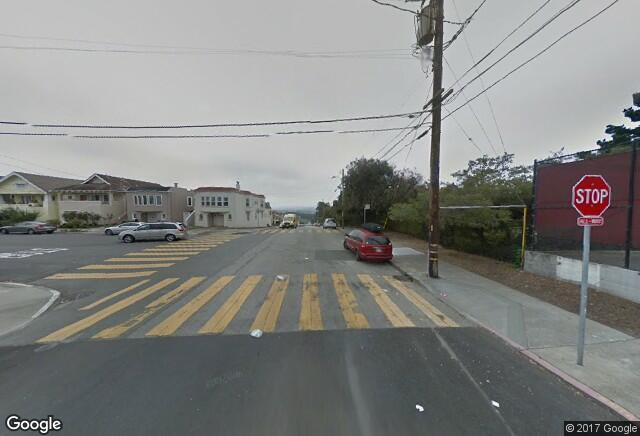
#> input picture Mini_Inception/heat1/Picture.jpg, 640 x 436 px
$ python 'Image Process.py'
#> lines starting #> are read from the running program, lines starting #| are printed output that depends on the picture
from PIL import Image
import numpy as np
from itertools import chain

def flatten(listOfLists):
    "Flatten one level of nesting"
    return list(chain.from_iterable(listOfLists))

X = range(0,601,20)
i = 0

lists = [[(num,y) for num in X] for y in range(0,401,20)]

lol = flatten(lists)
i = 0
for el in lol:
    img = Image.open('Picture.jpg', 'r')
#> img is the input picture: PIL image 640x436 RGB; mean R, G, B 131.6, 132.5, 130.3
    background = Image.new('RGBA', (80, 80), (150, 150, 150, 255))
    bg_w, bg_h = background.size
#> bg_w = 80; bg_h = 80
    img.paste(background, el)
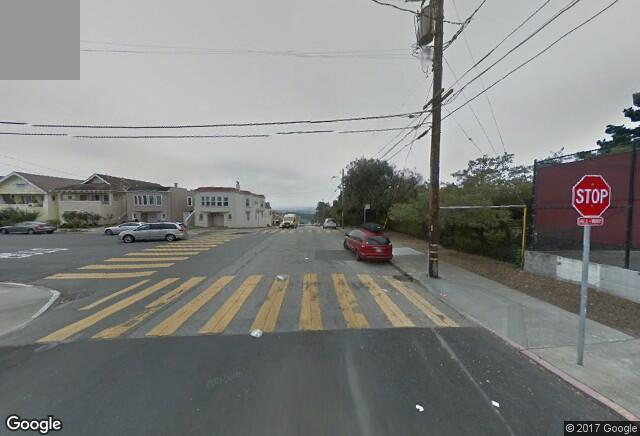
#> img: PIL image 640x436 RGB; mean R, G, B 130.6, 131.5, 129.3
    img.save('out' +str(i) +'.jpg')
    i+=1

print(len(range(0,401,20)))
print(len(range(0,601,20)))
